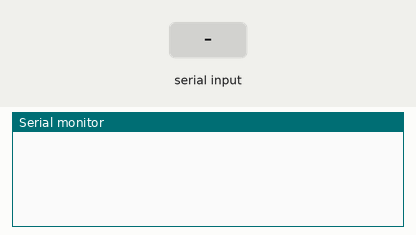
Bench run of a sketch on a simulated Arduino Uno, built with avr-gcc and run on an emulated ATmega328P. Shown: the last lines printed to the serial monitor. The test bench sets the inputs (shaded band).

Above: at 1.2 s.
1.3 s: "90,45\n" received over Serial
At 2.1 s:
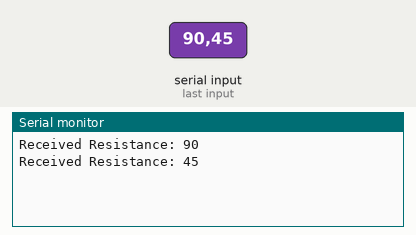
2.8 s: "30,150\n" received over Serial
At 4.4 s:
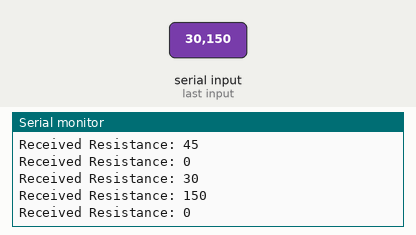
Timing chart, 0 to 5.9 s (numbered marks = the images above; inputs shaded):
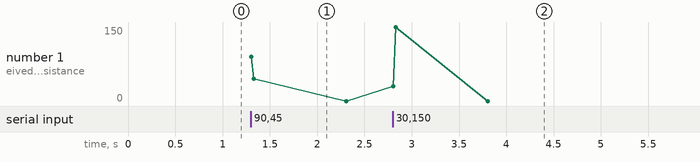

The sketch:

sender.ino
```cpp
void setup()
{
  Serial.begin(9600);

}

void loop()
{

  if(Serial.available()) {

  	int resistance = Serial.parseInt();
    Serial.print("Received Resistance: ");
    Serial.println(resistance);
    if(resistance > 1000) {
      digitalWrite(8, HIGH);
    }
    if(resistance < 1000) {
      digitalWrite(8, LOW);
    }

  }
}
```

Measured:
- after the input at 1.3 s, the serial monitor: prints a new line at once (image 1)
- after the input at 2.8 s, the serial monitor: prints a new line at once (image 2)
